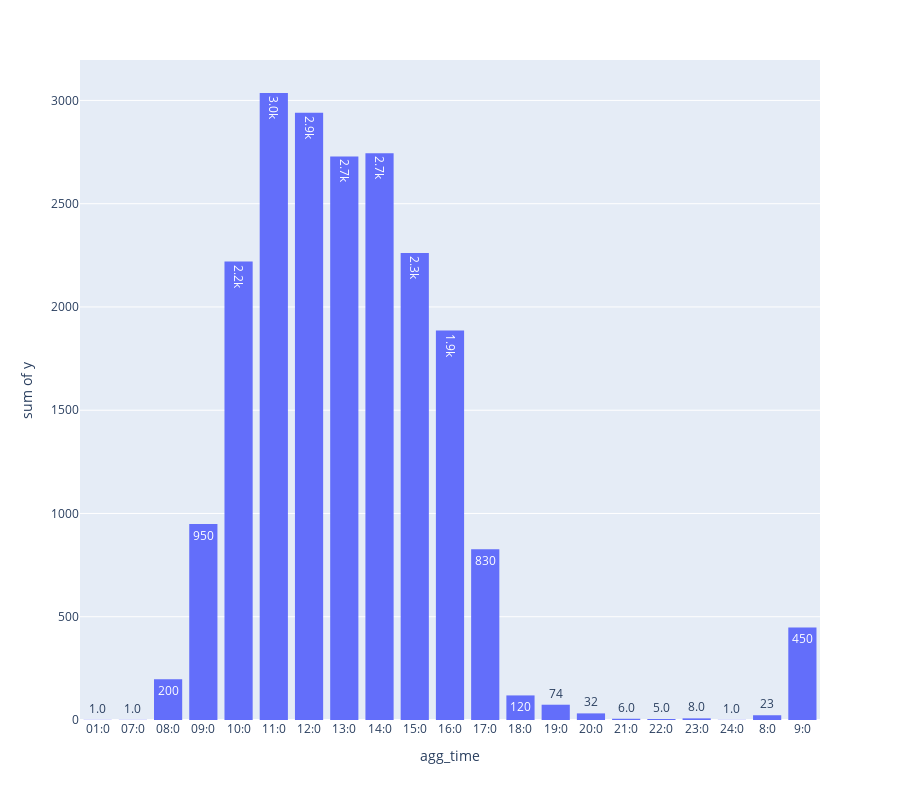

Write notebook code for a chart like this one.
### Code cell
import plotly.express as px
output_graph_top10 = px.histogram(ser_time, x=ser_time.index, y=ser_time.values, text_auto='.2s', height=800)
output_graph_top10.show()

### Figure 1 — Plotly figure (JSON) as saved in the notebook; plotly's stock layout.template omitted (floating-point values rounded to 4 significant figures)
{"data": [{"alignmentgroup": "True", "bingroup": "x", "histfunc": "sum", "hovertemplate": "agg_time=%{x}<br>sum of y=%{y}<extra></extra>", "legendgroup": "", "marker": {"color": "#636efa", "pattern": {"shape": ""}}, "name": "", "offsetgroup": "", "orientation": "v", "showlegend": false, "texttemplate": "%{value:.2s}", "type": "histogram", "x": ["01:0", "07:0", "08:0", "09:0", "10:0", "11:0", "12:0", "13:0", "14:0", "15:0", "16:0", "17:0", "18:0", "19:0", "20:0", "21:0", "22:0", "23:0", "24:0", "8:0", "9:0"], "xaxis": "x", "y": [1, 1, 197, 949, 2220, 3036, 2940, 2729, 2744, 2261, 1886, 827, 119, 74, 32, 6, 5, 8, 1, 23, 448], "yaxis": "y"}], "layout": {"barmode": "relative", "height": 800, "legend": {"tracegroupgap": 0}, "margin": {"t": 60}, "xaxis": {"anchor": "y", "domain": [0, 1], "title": {"text": "agg_time"}}, "yaxis": {"anchor": "x", "domain": [0, 1], "title": {"text": "sum of y"}}}}
